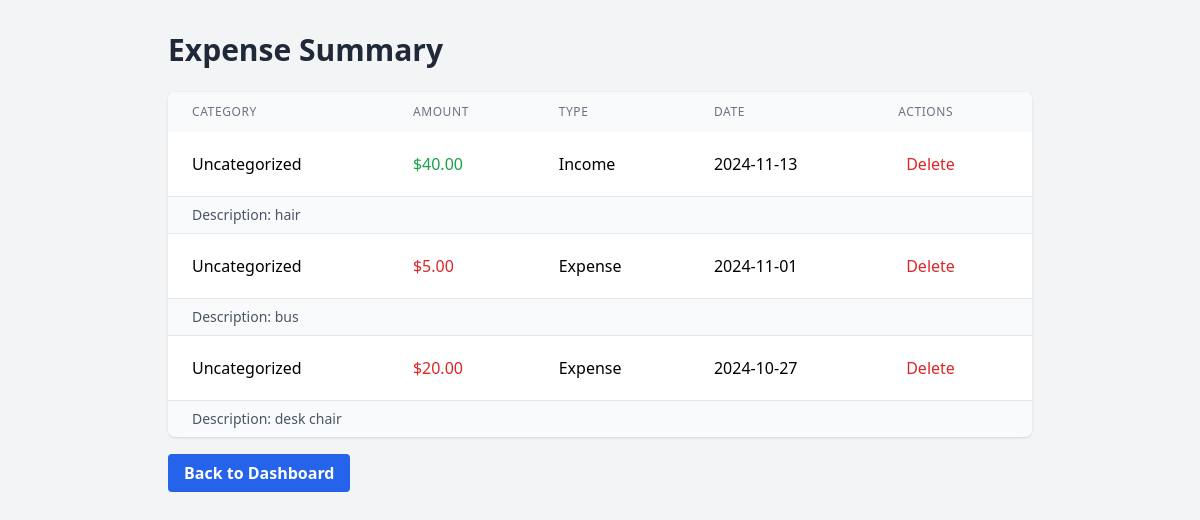
The app's page /summarize (signed in) with its own data.
### tables this page shows
CREATE TABLE expenses (
        id INTEGER PRIMARY KEY AUTOINCREMENT,
        user_id INTEGER NOT NULL,
        amount REAL NOT NULL,
        category_id INTEGER,
        description TEXT,
        date TEXT NOT NULL,
        type TEXT NOT NULL,
        FOREIGN KEY (user_id) REFERENCES users (id)
                  FOREIGN KEY (category_id) REFERENCES categories (id)  -- Foreign key reference
    );

### my money/app.py (the view)
@app.route('/summarize')
def summarize():
    if 'user_id' not in session:
        return redirect(url_for('login'))
    user_id = session['user_id']
    print(f"Fetching expenses for user_id: {user_id}")  # Debug print
    expenses = get_expense_summary(user_id)
    print(f"Found {len(expenses)} expenses")  # Debug print
    return render_template('summarize.html', expenses=expenses)

### my money/expense_manager.py (called while the page is built)
def get_db_connection():
    conn = sqlite3.connect(DATABASE)
    conn.row_factory = sqlite3.Row
    return conn

### my money/templates/summarize.html (shortened to what this page needs)
<!DOCTYPE html>
<html lang="en">
<head>
    <script src="https://cdn.tailwindcss.com"></script>
</head>
<body class="min-h-screen bg-gray-100 py-8">
    <div class="container mx-auto max-w-4xl px-4">
        <h1 class="mb-6 text-3xl font-bold text-gray-800">Expense Summary</h1>
        {% if expenses %}
            <div class="overflow-x-auto rounded-lg bg-white shadow">
                <table class="w-full">
                    <thead>
                        <tr class="bg-gray-50">
                            <th class="px-6 py-3 text-left text-xs font-medium uppercase tracking-wider text-gray-500">Category</th>
                            <th class="px-6 py-3 text-left text-xs font-medium uppercase tracking-wider text-gray-500">Amount</th>
                            <th class="px-6 py-3 text-left text-xs font-medium uppercase tracking-wider text-gray-500">Type</th>
                            <th class="px-6 py-3 text-left text-xs font-medium uppercase tracking-wider text-gray-500">Date</th>
                            <th class="px-6 py-3 text-left text-xs font-medium uppercase tracking-wider text-gray-500">Actions</th>
                        </tr>
                    </thead>
                    <tbody class="divide-y divide-gray-200">
                        {% for item in expenses %}
                            <tr class="hover:bg-gray-50">
                                <td class="whitespace-nowrap px-6 py-4">{{ item.category_name }}</td>
                                <td class="whitespace-nowrap px-6 py-4 {% if item.amount >= 0 %}text-green-600{% else %}text-red-600{% endif %}">
                                    ${{ "%.2f"|format(item.amount|abs) }}
                                </td>
                                <td class="whitespace-nowrap px-6 py-4">{% if item.amount >= 0 %}Income{% else %}Expense{% endif %}</td>
                                <td class="whitespace-nowrap px-6 py-4">{{ item.date.strftime('%Y-%m-%d') }}</td>
                                <td class="whitespace-nowrap px-6 py-4">
                                    <form action="{{ url_for('delete_expense', expense_id=item.id) }}" method="POST" onsubmit="return confirm('Are you sure you want to delete this expense?');">
                                        <button type="submit" class="text-red-600 hover:text-red-800 focus:outline-none focus:ring-2 focus:ring-red-500 focus:ring-offset-2 rounded-md px-2 py-1">
                                            Delete
                                        </button>
                                    </form>
                                </td>
                            </tr>
                            {% if item.description and item.description != 'No description' %}
                                <tr>
                                    <td colspan="5" class="px-6 py-2 text-sm text-gray-600 bg-gray-50">
                                        Description: {{ item.description }}
                                    </td>
                                </tr>
                            {% endif %}
                        {% endfor %}
                    </tbody>
                </table>
            </div>
        {% else %}
            <div class="rounded-lg bg-white p-6 text-center shadow">
                <p class="text-gray-600">No expenses found. Please add some expenses to see them here.</p>
            </div>
        {% endif %}
        <div class="mt-6">
            <a href="{{ url_for('home') }}" class="rounded bg-blue-600 px-4 py-2 font-semibold text-white transition-colors hover:bg-blue-700 focus:outline-none focus:ring-2 focus:ring-blue-500 focus:ring-offset-2">
                Back to Dashboard
            </a>
        </div>
    </div>
</body>
</html>

### records on screen
expenses: category_name "Uncategorized", amount|abs "40.00", shows "Income", date "2024-11-13", description "hair"
expenses: category_name "Uncategorized", amount|abs "5.00", shows "Expense", date "2024-11-01", description "bus"
expenses: category_name "Uncategorized", amount|abs "20.00", shows "Expense", date "2024-10-27", description "desk chair"
